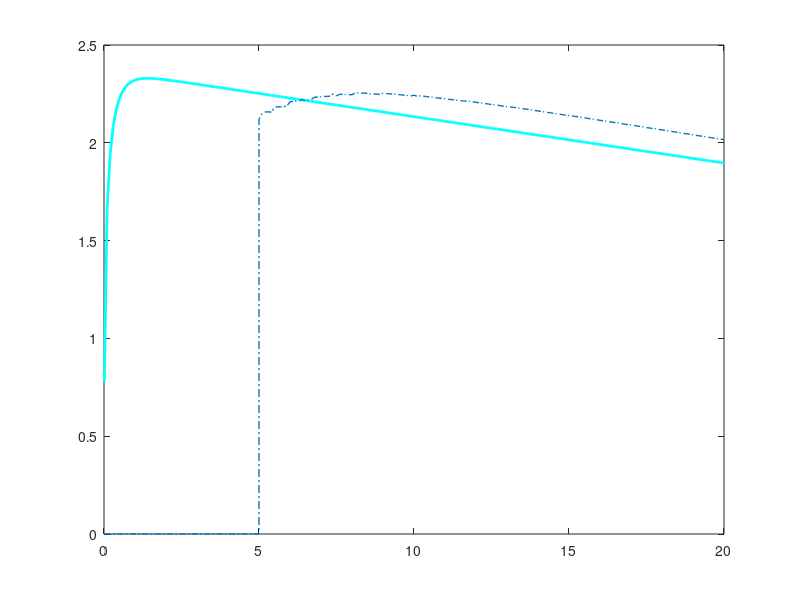

This chart was generated by the following MATLAB code: (Note: this script raises an error after producing the figure.)
%%%%%%%%%%%%%%%%%%%%%%%%%%%%%%%%%%%%%%%%%%%%%%%%%%%%%%%%%%%%%%%%%%%%%%%%%%%
%                                                      
%
%                                
%        Description: This m-file considers the Throughput-Sesning time 
%        tradeoff with SNR estimation for the fading channel. In this m-script  
%        the long term analysis is investigted that is, considering invidual 
%        frame. Hence, the SNR is considered constant for the time interval 
%        (tau_est + tau_sen). 
%
%        Clearly the recieved power is distributed according to non central
%        chi-2 distribution, which can be approximated as Gaussian 
%        distribution for large sample count (This again needs an analysis, 
%        on how good is the approximation is?)
%        
%        The simulation is performed to show the following:
%        1) Analyse the throughput vs sensing for different cases 
%           - Ideal case, when SNR is known at the ST (i)
%           - Outage Constraint   
%        2) Confirm the theoretical analysis vs simulation results
%
%        Created on: 17.01.16
%        Last modified: 17.01.16
%        Revision History: 17.01.16 --> File generated   
%  
%%%%%%%%%%%%%%%%%%%%%%%%%%%%%%%%%%%%%%%%%%%%%%%%%%%%%%%%%%%%%%%%%%%%%%%%%%%

clear all;
close all;
clc;
%warning off;


sim = 00;                                                                       % Enable( = 1) to perform simulation, theoretical analysis
th = 00;                                                                        % disable ( = 0) to plot curves, data is read from a file
                                                                                % Theoretical anaylsis is also included of simulation as
                                                                                % numerical integration is involved
%%%%%%%%%%%%%%%%%%%%%%%%%%%%%%%%%%%%%%%%%%%%%%%%%%%%%%%%%%%%%%%%%%%%%%%%%%%
%   Parameters
%%%%%%%%%%%%%%%%%%%%%%%%%%%%%%%%%%%%%%%%%%%%%%%%%%%%%%%%%%%%%%%%%%%%%%%%%%%
P_s = 10^(-10/10);                                                              % Power transmitted by ST, the SNR received at SR 
P_p = 10^(-00/10);                                                              % Power transmitted by PT, the SNR received at SR 
                                                                                % varried using this parameter
noise_power = 10^(-100/10);                                                     % noise power -100 dBm
f_s = 1e6;                                                                      % 1 MHz one band
K = 0.1 * f_s;                                                                  % K = Total number of samples in a frame = T * f_s, T = 100 ms WRAN standard
g_p1_true = 10^(-100/10);                                                       % True Path loss between ST and PR   
g_p2_true = 10^(-100/10);                                                       % True Path loss between PR and SR   
g_s_true = 10^(-080/10);                                                        % True Path loss between ST and SR 
P_H0 = 0.8;                                                                     % Probability of Hypothesis 0
P_d_d = 0.90;                                                                   % Constraint on Probability of detection P_d
mu = 0.05;                                                                       % Outage Probability on probability of detection
m_s = 1;%[0.5 1 2 5 100];                                                          % Nakagam-m parameter
m_p2 = 1;%[0.5 1 2 5 100];                                                         % Nakagam-m parameter
N_s = 10;                                                                       % Number of Pilot Symobols 
est_er = noise_power/N_s;                                                       % Variance of the Estimation error for h_s 

num_test_points = 10000;                    % Test points for evaluating threshold 

%[C_0, C_1] = calc_capacities(alpha_p_2 * P_p / noise_power,... 
%    alpha_s * P_s / noise_power,....
%    noise_power);                           % Capacities at SR, with and without intereference from PT  

%%%%%%%%%%%%%%%%%%%%%%%%%%%%%%%%%%%%%%%%%%%%%%%%%%%%%%%%%%%%%%%%%%%%%%%%%%%
%   Simulation
%%%%%%%%%%%%%%%%%%%%%%%%%%%%%%%%%%%%%%%%%%%%%%%%%%%%%%%%%%%%%%%%%%%%%%%%%%%

if sim
     M = 1e5;                                                                   % Number of realizations 
     %% Simulations parameters
     N_est_sim = 5000;                                                          % N_est_th = number of samples used for estimation = tau * f_s 
     N_sen_sim = [500:1000:20000];                                              % N = Total of samples used for sensing = tau * f_s 

     epsilon_id_sim = zeros(1,length(N_sen_sim));                               % Ideal threshold 
     epsilon_oc_sim = zeros(1,length(N_sen_sim));                               % Inaccurate threshold due to incorrect estimation of received power

     P_f_id_sim = zeros(1,length(N_sen_sim));                                   % Probability of false alarm at ST for the ideal case
     P_f_oc_sim = zeros(1,length(N_sen_sim));                                   % Probability of false alarm at ST due to inaccurate estimation of threshold

     P_d_id_sim = zeros(1,length(N_sen_sim));                                   % Probability of detection at ST for the ideal case
     P_d_oc_sim = zeros(1,length(N_sen_sim));                                   % Probability of detection at ST due to inaccurate estimation of threshold
    
     R_id_sim = zeros(1,length(N_sen_sim));                                     % Throughput at SR ideal case
     R_oc_sim = zeros(1,length(N_sen_sim));                                     % Throughput at SR with upper limit of the energy wall

 
          
     
    %% Computation of the estimation 
     % Accurarte energy  
     %Acc_energy = (noise_power + alpha_p_1 * P_p);
     
     for i=1:length(N_sen_sim)
        disp(strcat('N = ',num2str(N_sen_sim(i)))); 
        P_rcvd_ST_H1_sen_sim = zeros(1,M);                                      % Rcvd power samples under Hypothesis 1 (sensing) at ST 
        P_rcvd_ST_H0_sen_sim = zeros(1,M);                                      % Rcvd power samples under Hypothesis 0 (sensing) at ST
        P_rcvd_ST_H1_est_sim = zeros(1,M);                                      % Rcvd power samples under Hypothesis 1 (estimation) at ST
        %P_rcvd_H0_est_sim = zeros(1,M);                                        % Rcvd power samples under Hypothesis 0 (estimation)
        P_rcvd_SR_H1_est_sim = zeros(1,M);                                      % Rcvd power samples under Hypothesis 1 (estimation) at SR 
        g_s_est = zeros(1,M);                                                   % Pilot based estimation at SR 

        
        g_p1_sim = random('gam',m_p2, g_p2_true/m_p2, 1, M);                    % Power gain for the channel g_p2 (including path loss)
        g_p2_sim = random('gam',m_p2, g_p2_true/m_p2, 1, M);                    % Power gain for the channel g_p2 (including path loss)
        g_s_sim = random('gam', m_s, g_s_true/m_s, 1, M);                       % Power gain for the channel g_s (including path loss)   

       %% Ideal Case -- Remember (no estimation)    
        parfor j=1:M
            P_rcvd_ST_H1_sen_sim(j) = mean(random('norm',...
                random('norm',0, sqrt(P_p * g_p1_sim(j)), 1, N_sen_sim(i)),...
                sqrt(noise_power), 1, N_sen_sim(i)).^2);
        end 
        parfor j=1:M
            P_rcvd_ST_H0_sen_sim(j) = mean(random('norm', 0, sqrt(noise_power), 1, N_sen_sim(i)).^2);
        end 


       %% Determining the performance meteric R for all the different cases
       %% Threshold     
        test_points = linspace(min(P_rcvd_ST_H1_sen_sim), max(P_rcvd_ST_H1_sen_sim),...
            num_test_points);
        for k = 1:num_test_points
            if (length(find(P_rcvd_ST_H1_sen_sim > test_points(k)))/M) <= P_d_d   
                epsilon_id_sim(i) = test_points(k);
                break;
            end
        end           

       %% Probability of false alarm and probability of detection
        P_f_id_sim(i) = length(find(P_rcvd_ST_H0_sen_sim > epsilon_id_sim(i)))/M;
        P_d_id_sim(i) = length(find(P_rcvd_ST_H1_sen_sim > epsilon_id_sim(i)))/M;

       %% Expected Rate
        C_0_sim = mean(log2(1 + g_s_sim * P_s / noise_power)); 
        C_1_sim = mean(log2(1 + g_s_sim * P_s ./ (P_p * g_p2_sim +...
            noise_power)));
        
        R_id_sim(i) = (K - N_sen_sim(i))/K * (P_H0 * (1 -  P_f_id_sim(i)) *...
            C_0_sim +  (1 - P_H0) * (1 - P_d_id_sim(i)) * C_1_sim);
        
       %% non ideal case -- includes estimation followed by sesning
        if N_sen_sim(i) > N_est_sim
            N_sen_ni_sim = N_sen_sim(i);% - N_est_sim;        % Sensing time for non ideal case

           %% Estimation Phase
            parfor j=1:M            
                P_rcvd_ST_H1_est_sim(j) = mean(random('norm',...
                    random('norm',0, sqrt(P_p * g_p1_sim(j)), 1, N_est_sim),...
                    sqrt(noise_power), 1, N_est_sim).^2);   
                P_rcvd_SR_H1_est_sim(j) = mean(random('norm',...
                    random('norm',0, sqrt(P_p * g_p2_sim(j)), 1, N_est_sim),...
                    sqrt(noise_power), 1, N_est_sim).^2);
                g_s_est(j) = mean(normrnd(sqrt(P_s * g_s_sim(j)), sqrt(noise_power), 1, N_s).^2);

            end 
            
           %% Generate test points to determine the threshold
            test_points = linspace(epsilon_id_sim(i), 0.1 * epsilon_id_sim(i), num_test_points);

          
           %% Outage constraint            
            if 1
              %% Threshold                  
                for k = 1:length(test_points)
                    P_d_test_points = gammainc(N_sen_ni_sim * test_points(k)./...
                        (2 * P_rcvd_ST_H1_est_sim), N_sen_ni_sim/2, 'upper');
                    if (length(find(P_d_test_points <= P_d_d))/M <= mu)    
                        epsilon_oc_sim(i) = test_points(k);
                      %% Expected probability of detection is calculated
                      %% as P_d is random variable;
                        P_d_oc_sim(i) = mean(P_d_test_points);
                        break;
                    end
                end
                   
                C_0_sim = mean(log2(1 + g_s_est/noise_power));
                C_1_sim = mean(log2(1 + g_s_est./P_rcvd_SR_H1_est_sim));
                
                
              %% Probability of false alarm and probability of detection
                P_f_oc_sim(i) = length(find(P_rcvd_ST_H0_sen_sim > epsilon_oc_sim(i)))/M;

                R_oc_sim(i) = (K - N_sen_sim(i))/K * (P_H0 * (1 -  P_f_oc_sim(i)) *...
                    C_0_sim +  (1 - P_H0) * (1 - P_d_oc_sim(i)) * C_1_sim);   
            end
        end
            
        disp(strcat('epsilon_id_sim(i) = ',num2str(epsilon_id_sim(i))));   
        disp(strcat('epsilon_oc_sim(i) = ',num2str(epsilon_oc_sim(i))));   
        disp(strcat('P_f_id_sim(i) = ',num2str(P_f_id_sim(i)))); 
        disp(strcat('P_f_oc_sim(i) = ',num2str(P_f_oc_sim(i))));
        disp(strcat('P_d_id_sim(i) = ',num2str(P_d_id_sim(i)))); 
        disp(strcat('P_d_oc_sim(i) = ',num2str(P_d_oc_sim(i)))); 
        disp(strcat('R_id_sim(i) = ',num2str(R_id_sim(i)))); 
        disp(strcat('R_oc_sim(i) = ',num2str(R_oc_sim(i)))); 
    	save('results_thr_sen_time_tradeoff_fading_wo_nu_snr_m00_sim.mat');
    end
    if ~th      % If theoretical analysis is already simulated the computation ends here.
        quit;
    end
end
    
%%%%%%%%%%%%%%%%%%%%%%%%%%%%%%%%%%%%%%%%%%%%%%%%%%%%%%%%%%%%%%%%%%%%%%%%%%%
%   Theoretical analysis
%%%%%%%%%%%%%%%%%%%%%%%%%%%%%%%%%%%%%%%%%%%%%%%%%%%%%%%%%%%%%%%%%%%%%%%%%%%
if th
   %% Theoretical parameters
    N_est_th = 5000;                                  % N_est_th = number of samples used for estimation = tau * f_s 
    N_sen_th = [10,100:100:5000,5001,5100:100:20000];    % N = includes the time in samples, for the ideal case their is no
                                                      % estimation time hence sensing time = N_th and the throughput will 
                                                      % attain a nonzero value. For the accurate, the energy walls sensing 
                                                      % time begin after the estimation of the rcvd energy is performed.
                                                      % N_sen = N_th - N_est
%    epsilon_id_th = zeros(1,length(N_sen_th));        % Ideal threshold 
%    epsilon_ac_th = zeros(1,length(N_sen_th));        % AC threshold 
%    epsilon_oc_th = zeros(1,length(N_sen_th));        % OC threshold

    P_f_id_th = zeros(1,length(N_sen_th));            % Probability of false alarmC_0 at ST for the ideal case
    P_f_oc_th = zeros(1,length(N_sen_th));            % Probability of false alarm at ST due to inaccurate estimation of threshold

    P_d_id_th = zeros(1,length(N_sen_th));            % Probability of detection at ST for the ideal case
    P_d_oc_th = zeros(1,length(N_sen_th));            % Probability of detection at ST due to inaccurate estimation of threshold
    
    
    C_0_th = 0;                                       % Capacity under scenario 0 at SR
    C_1_th = 0;                                       % Capacity under scenario 1 at SR
    R_id_th = zeros(1,length(N_sen_th));              % Throughput at SR ideal case
    R_ac_th = zeros(1,length(N_sen_th));              % Throughput at SR with accurate estimation
    R_oc_th = zeros(1,length(N_sen_th));              % Throughput at SR with upper limit of the energy wall
    
    
 
    parfor i=1:length(N_sen_th)
        disp(strcat('N = ',num2str(N_sen_th(i))));     
        M = 1e2;                                                                   % Number of realizations 
        epsilon_id_th = 0;
        epsilon_ac_th = 0;
        epsilon_oc_th = 0;
        P_rcvd_sim = zeros(1, M);

        %% Determining the performance meteric R for all the different cases
        %% Ideal         
        %% Threshold  
         if 0       % 1) Determining threshold by considering the outage constraint on the P_d
            epsilon_id_th = (2/(m_p2 * N_sen_th(i))*(g_p2_true * gammaincinv(1 - mu, m_p2, 'upper') +...
            noise_power) * gammaincinv(P_d_d, N_sen_th(i)/2, 'upper')); 
            
            %% Probability of detection
            func_exp_P_d = @(t) gammainc(N_sen_th(i) * epsilon_id_th./...
                (2 *( t *g_p2_true + noise_power)), N_sen_th(i)/2, 'upper') .*...
                1/gamma(m_p2) * m_p2^(m_p2) .* t.^(m_p2 - 1) .* exp(-m_p2 * t);
            P_d_id_th(i) = integral(func_exp_P_d, 0, 100);
         
         else       % 2) Conventional way: Determining threshold for a certain value of P_d = P_d_d      
            g_p1_sim = random('gam',m_p2, g_p2_true/m_p2, 1, M);                       % Power gain for the channel g_p2 (including path loss)
             for k=1:M
                P_rcvd_sim(k) = mean(random('norm',...
                    random('norm',0, sqrt(P_p * g_p1_sim(k)), 1, N_sen_th(i)),...
                    sqrt(noise_power), 1, N_sen_th(i)).^2);
             end
             test_points = linspace(min(P_rcvd_sim), max(P_rcvd_sim), num_test_points);
             P_d_id = zeros(1,num_test_points);
             for k=1:num_test_points
                func_P_rcvd = @(t) gammainc(N_sen_th(i) * test_points(k)./...
                    (2 * (t * P_p * g_p2_true +  noise_power)), N_sen_th(i)/2, 'upper') .*...
                    1/gamma(m_p2) * m_p2^(m_p2) .* t.^(m_p2 - 1) .* exp(- m_p2 * t);
                P_d_id(k) = integral(func_P_rcvd, 0, 100);
                if P_d_id(k) < P_d_d
                    epsilon_id_th = test_points(k);
                    P_d_id_th(i) = P_d_id(k);
                    break;
                end
             end
        end 
       
        %% Probability of false alarm 
        P_f_id_th(i) = gammainc(N_sen_th(i) * epsilon_id_th/(2 * noise_power), N_sen_th(i)/2, 'upper');
      
        %% Expected Rate
        func_C0 = @(t) log2(1 + t * g_s_true * P_s / noise_power) .*...
            1/gamma(m_s) * m_s^(m_s) .* t.^(m_s - 1) .* exp(-m_s * t);
        func_C1 = @(t, u) log2(1 + t * g_s_true * P_s ./ (P_p * u * g_p2_true + noise_power)) .*...
            1/gamma(m_s) * m_s^(m_s) .* t.^(m_s - 1) .* exp(-m_s * t) .*...
            1/gamma(m_p2) * m_p2^(m_p2) .* u.^(m_p2 - 1) .* exp(-m_p2 * u);
        C_0_th = integral(func_C0, 0, 100);
        C_1_th = integral2(func_C1, 0, 100, 0, 100);
        
        R_id_th(i) = (K - N_sen_th(i))/K * (P_H0 * (1 -  P_f_id_th(i)) * C_0_th +...
            (1 - P_H0) * (1 - P_d_id_th(i)) * C_1_th);  
        

        if N_sen_th(i) > N_est_th
           N_sen_ni_th = N_sen_th(i);% - N_est_th;

           %% Outage case
            if 1
              %% Threshold  
                test_points = linspace(0.1 * epsilon_id_th, 10 * epsilon_id_th, num_test_points);
                P_d_oc = zeros(1,num_test_points);
                for j=1:num_test_points
                   func_P_d = @(t) gammainc(N_est_th * N_sen_ni_th * test_points(j)./...
                       (4 * (P_p * g_p1_true * t + noise_power) * gammaincinv(P_d_d, N_sen_ni_th/2, 'upper')),  N_est_th/2, 'upper') .*...
                       1/gamma(m_p2) * m_p2^(m_p2) .* t.^(m_p2 - 1) .* exp(- m_p2 * t); 
                   P_d_oc(j) = integral(func_P_d, 0, 100);
                   %P_d_oc(j) = gammainc(N_est_th * N_sen_ni_th * test_points(j)./...
                   %    (4 * (P_p * g_p1_true + noise_power) * gammaincinv(P_d_d, N_sen_ni_th/2, 'upper')),  N_est_th/2, 'upper') .*...
                   %    1; 
                   
                    if P_d_oc(j) < 1 - mu 
                        epsilon_oc_th = test_points(j);
                        %epsilon_oc_or = 4 * (P_p * g_p1_true + noise_power) * gammaincinv(P_d_d, N_sen_ni_th/2, 'upper')...
                        %   * gammaincinv(1 - mu, N_est_th/2, 'upper') / (N_sen_ni_th * N_est_th);
                        if 0
                            x_pts = linspace(1e-6,1-1e-6,10000);
                            PDF_pd_ana = zeros(1, length(x_pts));
                            for k=1:length(x_pts)
                                func_pd = @(t) exp(gammaln(N_sen_ni_th/2) - gammaln(N_est_th/2)) *...  
                                    exp(-epsilon_oc_th * N_est_th * N_sen_ni_th./ (4 * (t * P_p * g_p1_true + noise_power) *...
                                   gammaincinv(x_pts(k),N_sen_ni_th/2,'upper')) + gammaincinv(x_pts(k),N_sen_ni_th/2,'upper')) .*...
                                   (epsilon_oc_th * N_sen_ni_th * N_est_th./ (4 * (t * P_p * g_p1_true + noise_power) *...
                                   gammaincinv(x_pts(k),N_sen_ni_th/2,'upper'))).^(N_est_th/2) .*...
                                    (1/gammaincinv(x_pts(k),N_sen_ni_th/2,'upper'))^(N_sen_ni_th/2) .* ... 
                                   1/gamma(m_p2) * m_p2^(m_p2) .* t.^(m_p2 - 1) .* exp(-m_p2 * t);
                                PDF_pd_ana(k) = integral(func_pd, 0 , 100);    
                                
                            end
                            plot(x_pts, PDF_pd_ana * ((x_pts(3) - x_pts(2))), 'r', 'Linewidth',2.5);
                        end
                        
                      %% Evaluate the intergral using the distribution function
                        if 1
                            x_pts = linspace(0,1,10000);
                            CDF_pts = zeros(1,length(x_pts));
                            for k=1:length(x_pts)
                                func_P_d = @(t) 1 - gammainc(N_est_th * N_sen_ni_th * epsilon_oc_th./...
                                    (4 * (P_p * g_p1_true * t + noise_power) * gammaincinv(x_pts(k), N_sen_ni_th/2, 'upper')),  N_est_th/2, 'upper') .*...
                                    1/gamma(m_p2) * m_p2^(m_p2) .* t.^(m_p2 - 1) .* exp(- m_p2 * t); 
                                CDF_pts(k) = integral(func_P_d, 0, 100);
                            end
                            PDF_pts = diff(CDF_pts);
                            P_d_oc_th(i) = sum(PDF_pts .* x_pts(2:end));
                        else
                        
                            func_P_d = @(u, t) u .* exp(gammaln(N_sen_ni_th/2) - gammaln(N_est_th/2) -... 
                                epsilon_oc_th * N_est_th * N_sen_ni_th./ (4 * (t * P_p * g_p1_true + noise_power) .*...
                                gammaincinv(u ,N_sen_ni_th/2,'upper')) + gammaincinv(u, N_sen_ni_th/2,'upper') +...
                                N_est_th/2 * log(epsilon_oc_th * N_sen_ni_th * N_est_th./ (4 * (t * P_p * g_p1_true + noise_power) .*...
                                gammaincinv(u, N_sen_ni_th/2,'upper'))) +...
                                (N_sen_ni_th/2) * log(1./gammaincinv(u, N_sen_ni_th/2,'upper'))) .*...
                                1/gamma(m_p2) * m_p2^(m_p2) .* t.^(m_p2 - 1) .* exp(-m_p2 * t);
                             P_d_oc_th(i) = integral2(func_P_d, 0, 1, 0, 100);
                        end
                        break;
                    end
                end
                
                [C_0_th, C_1_th] = calc_capacities_fad(P_p, P_s, g_p2_true, g_s_true,...
                    noise_power, noise_power/N_s, N_est_th, N_s, m_p2, m_s);
              %% Probability of false alarm and expected probability of dectection
                P_f_oc_th(i) = gammainc(N_sen_ni_th * epsilon_oc_th/(2 * noise_power), N_sen_ni_th/2, 'upper');
                
                R_oc_th(i) = (K - N_sen_th(i))/K * (P_H0 * (1 -  P_f_oc_th(i)) * C_0_th +...
                (1 - P_H0) * (1 - P_d_oc_th(i)) * C_1_th);
            end
        end        
        
        disp(strcat('epsilon_id_th = ',num2str(epsilon_id_th)));
        disp(strcat('epsilon_oc_th = ',num2str(epsilon_oc_th)));
        disp(strcat('P_f_id_th(i) = ',num2str(P_f_id_th(i)))); 
        disp(strcat('P_f_oc_th(i) = ',num2str(P_f_oc_th(i))));
        disp(strcat('P_d_id_th(i) = ',num2str(P_d_id_th(i)))); 
        disp(strcat('P_d_oc_th(i) = ',num2str(P_d_oc_th(i)))); 
        disp(strcat('R_id_th(i) = ',num2str(R_id_th(i)))); 
        disp(strcat('R_oc_th(i) = ',num2str(R_oc_th(i)))); 


    end
    % Optimum throughput for the ideal model
    [R_id_opt index] = max(R_id_th);
    N_id_opt = N_sen_th(index);
    
    % Optimum throughput for the estimation model -- average constraint case
    [R_ac_opt index] = max(R_ac_th);
    N_ac_opt = N_sen_th(index);
    
    % Optimum throughput for the estimation model -- outage constraint case
    [R_oc_opt index] = max(R_oc_th);
    N_oc_opt = N_sen_th(index);
    save('results_thr_sen_time_tradeoff_fading_wo_nu_snr_m00_th.mat');
    quit;
end

%%%%%%%%%%%%%%%%%%%%%%%%%%%%%%%%%%%%%%%%%%%%%%%%%%%%%%%%%%%%%%%%%%%%%
%             Sensing throughput tradeoff
%%%%%%%%%%%%%%%%%%%%%%%%%%%%%%%%%%%%%%%%%%%%%%%%%%%%%%%%%%%%%%%%%%%%%

%%%%%%%%%%%%%%%%%%%%%%%%%%%%%%%%%%%%%%%%%%%%%%%%%%%%%%%%%%%%%%%%%%%%%%%%%%%
%   Plot curves theoretical analysis
%%%%%%%%%%%%%%%%%%%%%%%%%%%%%%%%%%%%%%%%%%%%%%%%%%%%%%%%%%%%%%%%%%%%%%%%%%%
load('results_thr_sen_time_tradeoff_fading_wo_nu_snr_m00_th.mat');
Fontsize = 8;
[values index] = find(N_sen_th <= 20000);
h1 = plot(N_sen_th(index) * 1e-3, R_id_th(index), 'c', 'LineWidth',2);
hold on,
h2 = plot(N_sen_th(index) * 1e-3, R_oc_th(index), 'LineStyle', '-.', 'LineWidth', 1);

if 1
    %%%%%%%%%%%%%%%%%%%%%%%%%%%%%%%%%%%%%%%%%%%%%%%%%%%%%%%%%%%%%%%%%%%%%%%%%%%
    %   Plot curves simulation
    %%%%%%%%%%%%%%%%%%%%%%%%%%%%%%%%%%%%%%%%%%%%%%%%%%%%%%%%%%%%%%%%%%%%%%%%%%%
    load('results_thr_sen_time_tradeoff_fading_wo_nu_snr_m00_sim.mat');
    diff = 2;
    index = 1:diff:length(N_sen_sim);
    hold on,
    h3 = plot(N_sen_sim(index) * 1e-3, R_id_sim(index), 'kx', 'LineWidth',1);
    hold on,
    plot(N_sen_sim(index) * 1e-3, R_oc_sim(index), 'kx', 'LineWidth',1, 'HandleVisibility','off');
end 
hold on,
h4 = plot(N_id_opt * 1e-3, R_id_opt, 'rs', 'LineWidth',1);
hold on,
plot(N_oc_opt * 1e-3, R_oc_opt, 'rs', 'LineWidth',1, 'HandleVisibility','off');

%%%%%%%%%%%%%%%%%%%%%%%%%%%%%%%%%%%%%%%%%%%%%%%%%%%%%%%%%%%%%%%%%%%%%%%%%%%
%   Plot curves cosmetic makeover
%%%%%%%%%%%%%%%%%%%%%%%%%%%%%%%%%%%%%%%%%%%%%%%%%%%%%%%%%%%%%%%%%%%%%%%%%%%

grid on;
axis([0 max(N_sen_th) * 1e-3 0  max(R_id_opt) * 1.03]);
ylabel('$\rs(\test = \SI{5}{ms}, \tsen)$ [bits/sec/Hz]','FontSize',Fontsize);
xlabel('$\tsen$ [ms]','FontSize',Fontsize);
%hl = legend([h1 h2 h3 h5 h4],'$\rs$', '$\rsac$', '$\rsoc$', '$\ttsen$', 'Sim');
hl = legend([h1 h2 h4 h3],'IM', 'EM, Thm. 1', '$\trs(\test,\ttsen)$', 'Simulated');
%set(hl, 'position',[0.725 0.12 0.15 0.31]);
set(hl, 'position',[0.58 0.12 0.32 0.28]);
set(gca,'FontSize',Fontsize);


if 0
    %%%% Zommed Image %%%%%
    % create a new pair of axes inside current figure
    ax = axes('Position',[.595 .26 .31 .31]);
    box on; % put box around new pair of axes
    child_gca = get(gca,'Children');

    [value indexOfInterest] = find(N_sen_th <= 5600 & N_sen_th >= 4990);
    plot(N_sen_th(indexOfInterest) * 1e-3, R_id_th(indexOfInterest), 'c', 'LineWidth',4);
    hold on,
    plot(N_sen_th(indexOfInterest) * 1e-3, R_ac_th(indexOfInterest),'LineStyle', '--', 'LineWidth', 1);
    hold on,
    plot(N_sen_th(indexOfInterest) * 1e-3, R_oc_th(indexOfInterest), 'LineStyle', '-.', 'LineWidth', 1);
    
    plot(N_id_opt * 1e-3, R_id_opt, 'rs', 'LineWidth',1);  
    hold on,
    plot(N_ac_opt * 1e-3, R_ac_opt, 'rs', 'LineWidth',1, 'HandleVisibility','off');
    hold on,
    plot(N_oc_opt * 1e-3, R_oc_opt, 'rs', 'LineWidth',1, 'HandleVisibility','off');
    
    index = 4;
    hold on,
    h4 = plot(N_sen_sim(index) * 1e-3, R_id_sim(index), 'kx', 'LineWidth',1);
    hold on,
    plot(N_sen_sim(index) * 1e-3, R_ac_sim(index), 'kx', 'LineWidth',1, 'HandleVisibility','off');
    hold on,
    plot(N_sen_sim(index) * 1e-3, R_oc_sim(index), 'kx', 'LineWidth',1, 'HandleVisibility','off');
    
    % plot on new axes
    %ylabel(gca, '$\rs$','FontSize',Fontsize);
    %xlabel(gca, '$\test + \tsen$','FontSize',Fontsize);
    %set(ax, 'XTick', [-1.3 -0.9 -0.5]);
    %set(ax, 'YTick', [3.2 3.4 3.7]);
    axis(ax, [min(N_sen_th(indexOfInterest)) * 1e-3 max(N_sen_th(indexOfInterest)) * 1e-3...
        2.54 max(R_id_th(indexOfInterest)) * 1]);
    set(gca,'FontSize',Fontsize);
    grid(ax, 'on');
    handle = title(ax, 'Zoom');
end

laprint(1, '../figures/fig_thr_sen_time_tradeoff_fading', 'options', 'factory', 'width', 8, 'scalefonts',...
    'on', 'factor',0.5, 'keepfontprops', 'on');
